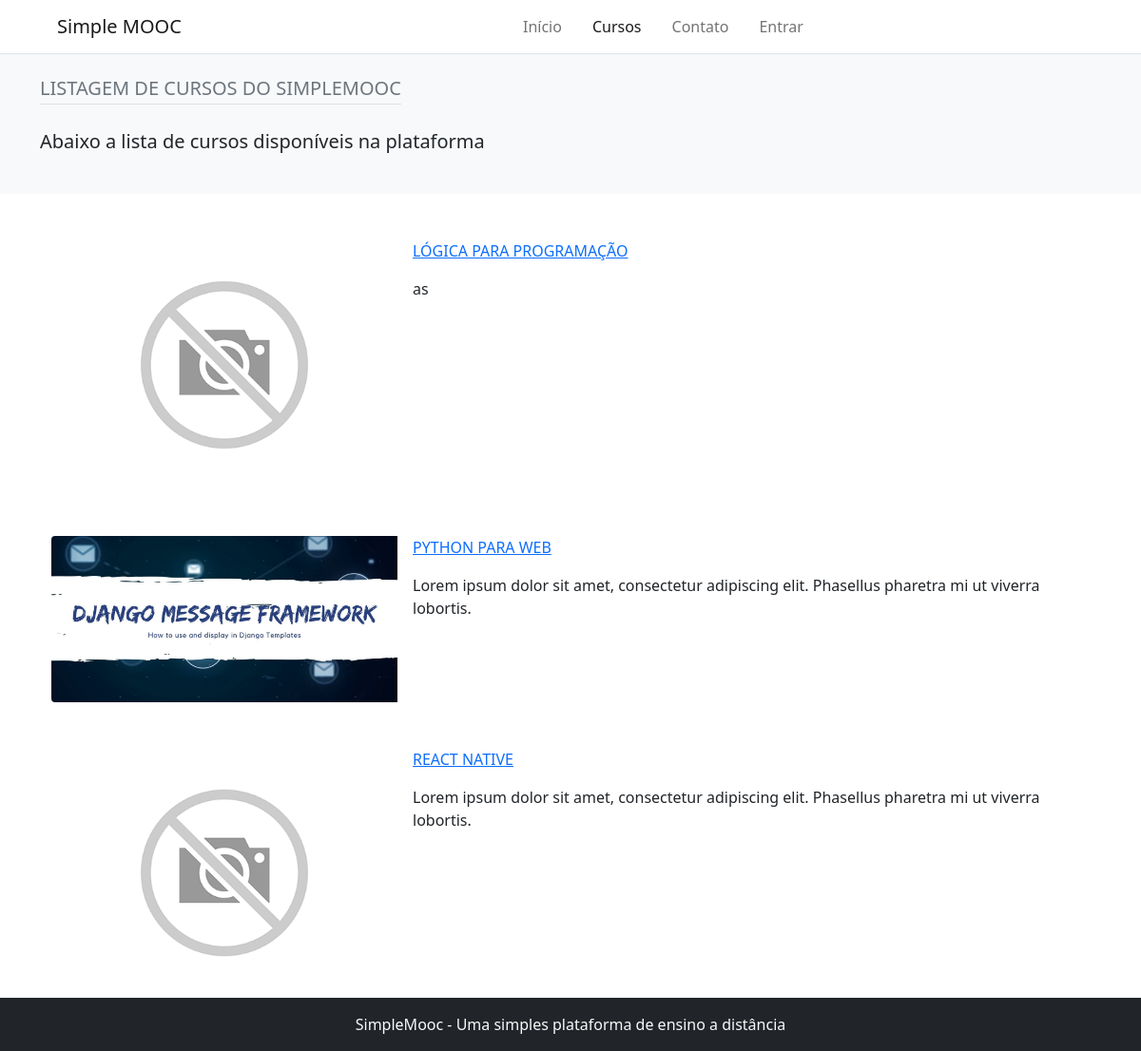
Before: /courses/ with the older database file.
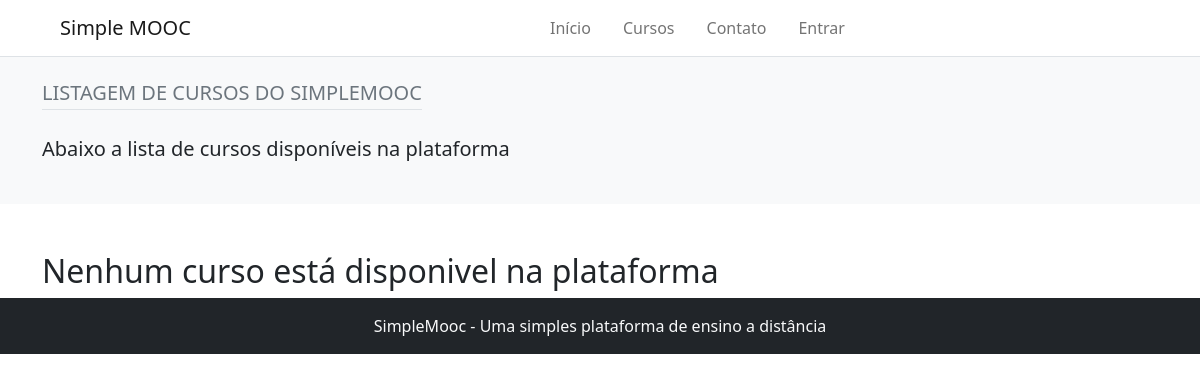
After: the same page with the newer database file.
### Courses/models.py (models this page shows, shortened)
class Course(models.Model):
    name_course = models.CharField(max_length=50, verbose_name='Nome do curso')
    slug_course = models.SlugField(verbose_name='Atalho')
    description_course = models.CharField(max_length=255, verbose_name='Descrição do curso')
    about_course = models.TextField(verbose_name='Sobre o curso')
    image_course = models.ImageField(upload_to='course_img/%Y/%m/%d', verbose_name='Imagem', null=True, blank=True)
    created_at = models.DateTimeField(auto_now_add= True, verbose_name='Data de criação')
    update_at = models.DateTimeField(auto_now=True, verbose_name='Data de atualização')
    objects = CourseManager()
    def get_absolute_url(self):
        return reverse('detail-course', args=[self.slug_course])
    class Meta:
        verbose_name = 'curso'
        verbose_name_plural = 'cursos'

### core/views.py (the view)
# urls.py: path('courses/', views.courses, name='courses'),
def courses(request):
    courses = Course.objects.order_by('-id')
    return render(request, 'core/list_courses.html', {'courses': courses})

### core/templates/core/list_courses.html (shortened to what this page needs)
{% extends 'base.html' %}
{% load static %}
{% block 'content' %}
    {% include 'partials/_header.html' %}
    <div class="bg-light">
        <div class="container pt-4 pb-4">
            <h2 class="d-inline-block text-uppercase text-muted fs-5 mb-4 pb-1 border-bottom">Listagem de cursos do simplemooc</h2>
            <p class="fs-5">Abaixo a lista de cursos disponíveis na plataforma</p>
        </div>
    </div>
    <div class="container courses">
        {% for course in courses %}
            <div class="container card mt-5 border-0" style="max-width: 1140px;">
                <div class="row g-0">
                    <div class="col-md-4">
                        {% if course.image_course %}
                            <img src="{{ course.image_course.url }}" class="img-fluid rounded-start" alt="{{ course.name_course }}">
                        {% else %}
                            <img src="{% static 'img/unnamed.png' %}" class="img-fluid rounded-start" alt="{{ course.name_course }}">
                        {% endif %}
                    </div>
                    <div class="col-md-8">
                        <div class="card-body py-0">
                            <a href="{{ course.get_absolute_url }}" class="d-block text-uppercase mb-3 stretched-link">
                                {{ course.name_course }}
                            </a>
                            <p class="fw-bold">{{ course.description_course|linebreaks }}</p>
                        </div>
                    </div>
                </div>
            </div>
        {% empty %}
            <h1 class="fs-2 mt-5">Nenhum curso está disponivel na plataforma</h1>
        {% endfor %}
    </div>
    {% include 'partials/_footer.html' %}
{% endblock %}

### templates/base.html (shortened to what this page needs)
{% load static %}
<!DOCTYPE html>
<html lang="pt-br">
<head>
    <link href="https://cdn.jsdelivr.net/npm/bootstrap@5.0.2/dist/css/bootstrap.min.css" rel="stylesheet">
</head>
<body>
    <div id="content">
        {% block 'content' %} {% endblock %}
    </div>
</body>
</html>

### templates/partials/_header.html (shortened to what this page needs)
<nav class="navbar navbar-expand-lg navbar-light bg-light border-bottom" style="background-color: white !important;">
    <div class="container-fluid">
        <a class="navbar-brand ms-5" href="#">Simple MOOC</a>
        <div class="collapse navbar-collapse" id="navbarSupportedContent">
            <ul class="navbar-nav me-auto mb-2 mb-lg-0 mx-auto" style="gap: 1rem;">
                <li class="nav-item">
                    {% if home %}
                        <a class="nav-link active" aria-current="page" href="{% url 'home' %}">Início</a>
                    {% else %}
                        <a class="nav-link" aria-current="page" href="{% url 'home' %}">Início</a>
                    {% endif %}
                </li>
                <li class="nav-item">
                    {% if courses %}
                        <a class="nav-link active" aria-current="page" href="{% url 'courses' %}">Cursos</a>
                    {% else %}
                        <a class="nav-link" aria-current="page" href="{% url 'courses' %}">Cursos</a>
                    {% endif %}
                </li>
                <li class="nav-item">
                    {% if contact %}
                        <a class="nav-link active" aria-current="page" href="{% url 'contact' %}">Contato</a>
                    {% else %}
                        <a class="nav-link" aria-current="page" href="{% url 'contact' %}">Contato</a>
                    {% endif %}
                </li>
                {% if user.is_authenticated %}
                    <li class="nav-item">
                        <a class="nav-link" aria-current="page" href="{% url 'logout' %}">Sair</a>
                    </li>
                    <li class="nav-item">
                        <a class="nav-link" aria-current="page" href="{% url 'dashboard' %}">Dashboard</a>
                    </li>
                {% else %}
                    <li class="nav-item">
                        <a class="nav-link" aria-current="page" href="{% url 'login' %}">Entrar</a>
                    </li>
                {% endif %}
            </ul>
        </div>
    </div>
</nav>

### templates/partials/_footer.html
<footer class="text-center bg-dark py-3">
    <small class="text-light fs-6">SimpleMooc - Uma simples plataforma de ensino a distância</small>
</footer>

Changed rows visible on the page:
removed Course: name_course "LÓGICA PARA PROGRAMAÇÃO", description_course "as"
removed Course: image_course (picture), name_course "PYTHON PARA WEB", description_course "Lorem ipsum dolor sit amet, consectetur adipiscing elit. Phasellus pharetra mi ut viverra lobortis."
removed Course: name_course "REACT NATIVE", description_course "Lorem ipsum dolor sit amet, consectetur adipiscing elit. Phasellus pharetra mi ut viverra lobortis."
Other visible differences:
text now shown: "Nenhum curso está disponivel na plataforma"
